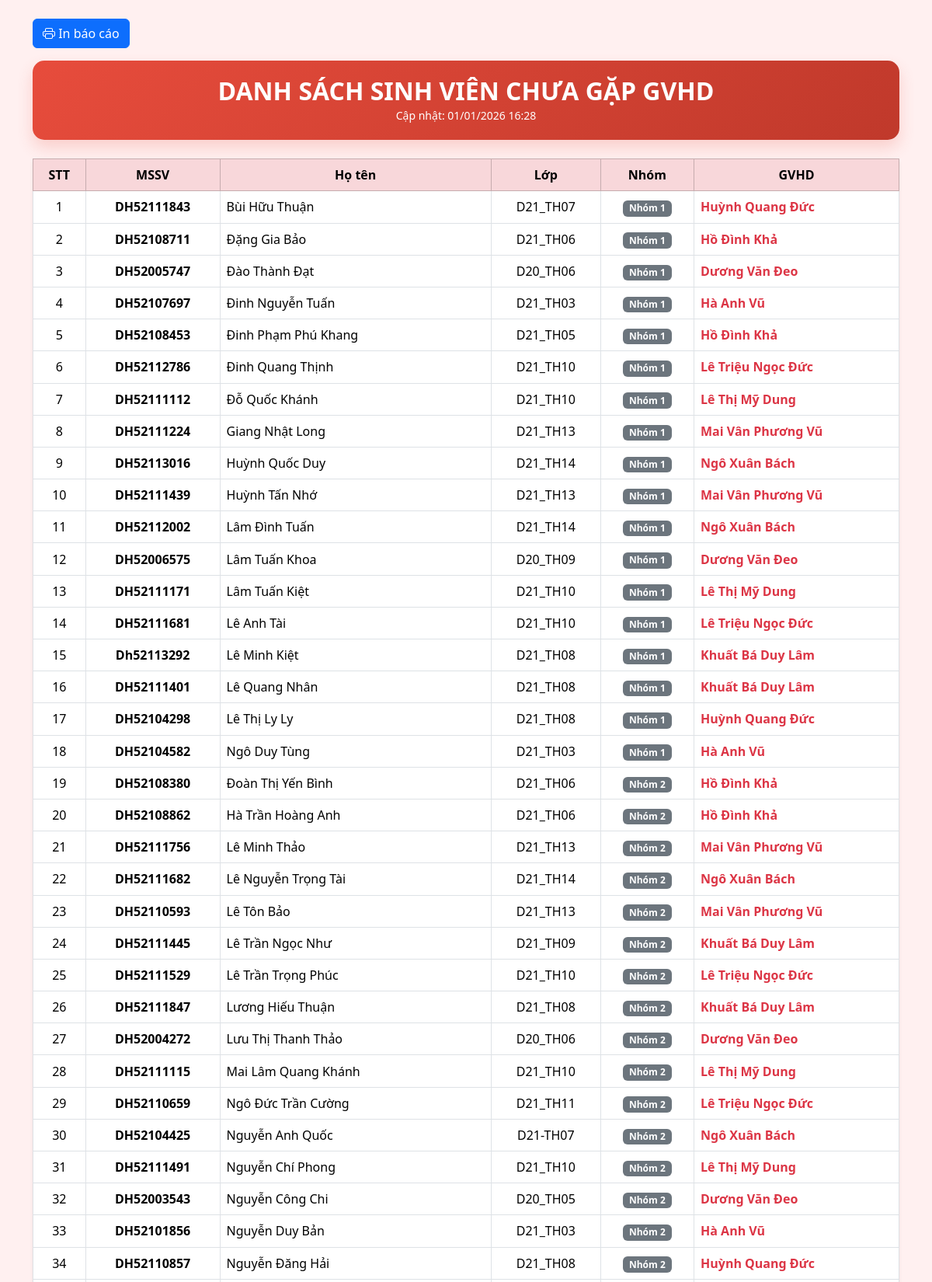
The app's page /baocao_sinhvien_chuagap.php (upper part) with its own data.
### tables this page shows
CREATE TABLE IF NOT EXISTS `nhom` (
  `id` int(11) NOT NULL AUTO_INCREMENT,
  `ten_nhom` varchar(50) NOT NULL,
  `giang_vien_huong_dan_id` varchar(10) NOT NULL,
  `huong_de_tai` varchar(255) DEFAULT NULL,
  `created_at` timestamp NULL DEFAULT CURRENT_TIMESTAMP,
  `da_gap_gv` tinyint(1) NOT NULL DEFAULT '0',
  PRIMARY KEY (`id`),
  KEY `idx_gv` (`giang_vien_huong_dan_id`)
);

CREATE TABLE IF NOT EXISTS `danh_sach_sinh_vien` (
  `HoTen` varchar(100) DEFAULT NULL,
  `id` int(11) NOT NULL AUTO_INCREMENT,
  `MaSV` varchar(20) NOT NULL,
  `Lop` varchar(20) DEFAULT NULL,
  `nhom_id` int(11) DEFAULT NULL,
  `Email` varchar(100) DEFAULT NULL,
  `SDT` varchar(15) DEFAULT NULL,
  `nhom` int(11) DEFAULT NULL,
  `huong_de_tai` text,
  `gvhd` varchar(50) DEFAULT NULL,
  `ghichu` text,
  `gvpb_id` varchar(10) DEFAULT NULL,
  `created_at` timestamp NULL DEFAULT CURRENT_TIMESTAMP,
  `MatKhau` varchar(50) DEFAULT '123456',
  `da_gap_gv` tinyint(1) DEFAULT '0' COMMENT '0=chưa gặp, 1=đã gặp',
  `diem_50` decimal(4,2) DEFAULT NULL COMMENT 'Điểm giữa kỳ - GVHD chấm',
  `diem_baove` decimal(4,2) DEFAULT NULL COMMENT 'Điểm bảo vệ - Hội đồng chấm',
  `diem_tong` decimal(4,2) GENERATED ALWAYS AS (((coalesce(`diem_50`,0) * 0.5) + (coalesce(`diem_baove`,0) * 0.5))) STORED,
  `hoidong_id` int(11) DEFAULT NULL,
  `duoc_bao_ve` tinyint(4) DEFAULT '1' COMMENT '1: BV, 0: KBV, 2: DC50%',
  PRIMARY KEY (`id`,`MaSV`),
  UNIQUE KEY `idx_id_duy_nhat` (`id`),
  UNIQUE KEY `idx_masv_unique` (`MaSV`),
  KEY `idx_gvpb` (`gvpb_id`),
  KEY `idx_nhom_id` (`nhom_id`)
);

CREATE TABLE IF NOT EXISTS `giang_vien` (
  `MaGV` varchar(10) NOT NULL,
  `HoTen` varchar(100) NOT NULL,
  `Email` varchar(100) DEFAULT NULL,
  `DienThoai` varchar(15) DEFAULT NULL,
  `Khoa` varchar(50) DEFAULT NULL,
  `ChucVu` varchar(50) DEFAULT NULL,
  `created_at` timestamp NULL DEFAULT CURRENT_TIMESTAMP,
  `MatKhau` varchar(50) DEFAULT '123456',
  `id` int(11) DEFAULT NULL,
  PRIMARY KEY (`MaGV`),
  UNIQUE KEY `Email` (`Email`),
  KEY `idx_hoten` (`HoTen`),
  KEY `idx_khoa` (`Khoa`)
);

### baocao_sinhvien_chuagap.php (the view, shortened to what this page needs)
<?php
require_once 'config.php';
?>
<!DOCTYPE html>
<html lang="vi">
<head>
    <link href="https://cdn.jsdelivr.net/npm/bootstrap@5.3.3/dist/css/bootstrap.min.css" rel="stylesheet">
    <link href="https://cdn.jsdelivr.net/npm/bootstrap-icons@1.11.3/font/bootstrap-icons.min.css" rel="stylesheet">
</head>
<body>
<div class="container mt-4 mb-5">
    <div class="d-flex justify-content-between mb-3 no-print">
        <button onclick="window.print()" class="btn btn-primary"><i class="bi bi-printer"></i> In báo cáo</button>
    </div>
    <div class="header-box text-center mb-4">
        <h2 class="fw-bold m-0">DANH SÁCH SINH VIÊN CHƯA GẶP GVHD</h2>
        <small>Cập nhật: <?= date('d/m/Y H:i') ?></small>
    </div>
    <div class="card border-0 shadow-sm">
        <div class="card-body p-0">
            <?php
            $sql = "
                SELECT
                    s.MaSV, s.HoTen, s.Lop,
                    n.ten_nhom,
                    gv.HoTen AS gvhd
                FROM nhom n
                INNER JOIN phan_thuoc_nhom ptn ON n.id = ptn.nhom_id
                INNER JOIN danh_sach_sinh_vien s ON s.id = ptn.sinh_vien_id
                LEFT JOIN giang_vien gv ON gv.MaGV = n.giang_vien_huong_dan_id
                WHERE n.da_gap_gv = 0
                ORDER BY n.ten_nhom ASC, s.HoTen ASC
            ";
            $stmt = $pdo->prepare($sql);
            $stmt->execute();
            $results = $stmt->fetchAll(PDO::FETCH_ASSOC);
            ?>
            <?php if (count($results) > 0): ?>
                <div class="table-responsive">
                    <table class="table table-hover table-bordered mb-0 align-middle">
                        <thead class="table-danger text-center">
                            <tr>
                                <th>STT</th>
                                <th>MSSV</th>
                                <th>Họ tên</th>
                                <th>Lớp</th>
                                <th>Nhóm</th>
                                <th>GVHD</th>
                            </tr>
                        </thead>
                        <tbody>
                            <?php $stt=1; foreach($results as $row): ?>
                            <tr>
                                <td class="text-center"><?= $stt++ ?></td>
                                <td class="fw-bold text-center"><?= htmlspecialchars($row['MaSV']) ?></td>
                                <td><?= htmlspecialchars($row['HoTen']) ?></td>
                                <td class="text-center"><?= htmlspecialchars($row['Lop']) ?></td>
                                <td class="text-center"><span class="badge bg-secondary"><?= htmlspecialchars($row['ten_nhom']) ?></span></td>
                                <td class="text-danger fw-bold">
                                    <?= !empty($row['gvhd']) ? htmlspecialchars($row['gvhd']) : 'Chưa phân công / Lỗi mã' ?>
                                </td>
                            </tr>
                            <?php endforeach; ?>
                        </tbody>
                    </table>
                </div>
            <?php endif; ?>
        </div>
    </div>
</div>
</body>
</html>

### baocao_sinhvien_chuagap.php (style rules this page uses)
body { background-color: #fff0f0; }
.header-box { background: linear-gradient(135deg, #e74c3c, #c0392b); color: white; padding: 20px; border-radius: 15px; box-shadow: 0 10px 20px rgba(231, 76, 60, 0.2); }

### records on screen
nhom: danh_sach_sinh_vien.MaSV "DH52111843", danh_sach_sinh_vien.HoTen "Bùi Hữu Thuận", danh_sach_sinh_vien.Lop "D21_TH07", ten_nhom "Nhóm 1", giang_vien_huong_dan.HoTen "Huỳnh Quang Đức", danh_sach_sinh_vien.MaSV "DH52104298", danh_sach_sinh_vien.HoTen "Lê Thị Ly Ly", danh_sach_sinh_vien.Lop "D21_TH08"
nhom: danh_sach_sinh_vien.MaSV "DH52108711", danh_sach_sinh_vien.HoTen "Đặng Gia Bảo", danh_sach_sinh_vien.Lop "D21_TH06", ten_nhom "Nhóm 1", giang_vien_huong_dan.HoTen "Hồ Đình Khả", danh_sach_sinh_vien.MaSV "DH52108453", danh_sach_sinh_vien.HoTen "Đinh Phạm Phú Khang", danh_sach_sinh_vien.Lop "D21_TH05"
nhom: danh_sach_sinh_vien.MaSV "DH52005747", danh_sach_sinh_vien.HoTen "Đào Thành Đạt", danh_sach_sinh_vien.Lop "D20_TH06", ten_nhom "Nhóm 1", giang_vien_huong_dan.HoTen "Dương Văn Đeo", danh_sach_sinh_vien.MaSV "DH52006575", danh_sach_sinh_vien.HoTen "Lâm Tuấn Khoa", danh_sach_sinh_vien.Lop "D20_TH09"
nhom: danh_sach_sinh_vien.MaSV "DH52107697", danh_sach_sinh_vien.HoTen "Đinh Nguyễn Tuấn", danh_sach_sinh_vien.Lop "D21_TH03", ten_nhom "Nhóm 1", giang_vien_huong_dan.HoTen "Hà Anh Vũ", danh_sach_sinh_vien.MaSV "DH52104582", danh_sach_sinh_vien.HoTen "Ngô Duy Tùng"
nhom: danh_sach_sinh_vien.MaSV "DH52112786", danh_sach_sinh_vien.HoTen "Đinh Quang Thịnh", danh_sach_sinh_vien.Lop "D21_TH10", ten_nhom "Nhóm 1", giang_vien_huong_dan.HoTen "Lê Triệu Ngọc Đức", danh_sach_sinh_vien.MaSV "DH52111681", danh_sach_sinh_vien.HoTen "Lê Anh Tài"
nhom: danh_sach_sinh_vien.MaSV "DH52111112", danh_sach_sinh_vien.HoTen "Đỗ Quốc Khánh", danh_sach_sinh_vien.Lop "D21_TH10", ten_nhom "Nhóm 1", giang_vien_huong_dan.HoTen "Lê Thị Mỹ Dung", danh_sach_sinh_vien.MaSV "DH52111171", danh_sach_sinh_vien.HoTen "Lâm Tuấn Kiệt"
nhom: danh_sach_sinh_vien.MaSV "DH52111224", danh_sach_sinh_vien.HoTen "Giang Nhật Long", danh_sach_sinh_vien.Lop "D21_TH13", ten_nhom "Nhóm 1", giang_vien_huong_dan.HoTen "Mai Vân Phương Vũ", danh_sach_sinh_vien.MaSV "DH52111439", danh_sach_sinh_vien.HoTen "Huỳnh Tấn Nhớ"
nhom: danh_sach_sinh_vien.MaSV "DH52113016", danh_sach_sinh_vien.HoTen "Huỳnh Quốc Duy", danh_sach_sinh_vien.Lop "D21_TH14", ten_nhom "Nhóm 1", giang_vien_huong_dan.HoTen "Ngô Xuân Bách", danh_sach_sinh_vien.MaSV "DH52112002", danh_sach_sinh_vien.HoTen "Lâm Đình Tuấn"
nhom: danh_sach_sinh_vien.MaSV "Dh52113292", danh_sach_sinh_vien.HoTen "Lê Minh Kiệt", danh_sach_sinh_vien.Lop "D21_TH08", ten_nhom "Nhóm 1", giang_vien_huong_dan.HoTen "Khuất Bá Duy Lâm", danh_sach_sinh_vien.MaSV "DH52111401", danh_sach_sinh_vien.HoTen "Lê Quang Nhân"
nhom: danh_sach_sinh_vien.MaSV "DH52108380", danh_sach_sinh_vien.HoTen "Đoàn Thị Yến Bình", danh_sach_sinh_vien.Lop "D21_TH06", ten_nhom "Nhóm 2", giang_vien_huong_dan.HoTen "Hồ Đình Khả", danh_sach_sinh_vien.MaSV "DH52108862", danh_sach_sinh_vien.HoTen "Hà Trần Hoàng Anh"
nhom: danh_sach_sinh_vien.MaSV "DH52111756", danh_sach_sinh_vien.HoTen "Lê Minh Thảo", danh_sach_sinh_vien.Lop "D21_TH13", ten_nhom "Nhóm 2", giang_vien_huong_dan.HoTen "Mai Vân Phương Vũ", danh_sach_sinh_vien.MaSV "DH52110593", danh_sach_sinh_vien.HoTen "Lê Tôn Bảo"
nhom: danh_sach_sinh_vien.MaSV "DH52111682", danh_sach_sinh_vien.HoTen "Lê Nguyễn Trọng Tài", danh_sach_sinh_vien.Lop "D21_TH14", ten_nhom "Nhóm 2", giang_vien_huong_dan.HoTen "Ngô Xuân Bách", danh_sach_sinh_vien.MaSV "DH52104425", danh_sach_sinh_vien.HoTen "Nguyễn Anh Quốc", danh_sach_sinh_vien.Lop "D21-TH07"
nhom: danh_sach_sinh_vien.MaSV "DH52111445", danh_sach_sinh_vien.HoTen "Lê Trần Ngọc Như", danh_sach_sinh_vien.Lop "D21_TH09", ten_nhom "Nhóm 2", giang_vien_huong_dan.HoTen "Khuất Bá Duy Lâm", danh_sach_sinh_vien.MaSV "DH52111847", danh_sach_sinh_vien.HoTen "Lương Hiếu Thuận", danh_sach_sinh_vien.Lop "D21_TH08"
nhom: danh_sach_sinh_vien.MaSV "DH52111529", danh_sach_sinh_vien.HoTen "Lê Trần Trọng Phúc", danh_sach_sinh_vien.Lop "D21_TH10", ten_nhom "Nhóm 2", giang_vien_huong_dan.HoTen "Lê Triệu Ngọc Đức", danh_sach_sinh_vien.MaSV "DH52110659", danh_sach_sinh_vien.HoTen "Ngô Đức Trần Cường", danh_sach_sinh_vien.Lop "D21_TH11"
nhom: danh_sach_sinh_vien.MaSV "DH52004272", danh_sach_sinh_vien.HoTen "Lưu Thị Thanh Thảo", danh_sach_sinh_vien.Lop "D20_TH06", ten_nhom "Nhóm 2", giang_vien_huong_dan.HoTen "Dương Văn Đeo", danh_sach_sinh_vien.MaSV "DH52003543", danh_sach_sinh_vien.HoTen "Nguyễn Công Chi", danh_sach_sinh_vien.Lop "D20_TH05"
nhom: danh_sach_sinh_vien.MaSV "DH52111115", danh_sach_sinh_vien.HoTen "Mai Lâm Quang Khánh", danh_sach_sinh_vien.Lop "D21_TH10", ten_nhom "Nhóm 2", giang_vien_huong_dan.HoTen "Lê Thị Mỹ Dung", danh_sach_sinh_vien.MaSV "DH52111491", danh_sach_sinh_vien.HoTen "Nguyễn Chí Phong"
nhom: danh_sach_sinh_vien.MaSV "DH52101856", danh_sach_sinh_vien.HoTen "Nguyễn Duy Bản", danh_sach_sinh_vien.Lop "D21_TH03", ten_nhom "Nhóm 2", giang_vien_huong_dan.HoTen "Hà Anh Vũ"
nhom: danh_sach_sinh_vien.MaSV "DH52110857", danh_sach_sinh_vien.HoTen "Nguyễn Đăng Hải", danh_sach_sinh_vien.Lop "D21_TH08", ten_nhom "Nhóm 2", giang_vien_huong_dan.HoTen "Huỳnh Quang Đức"
